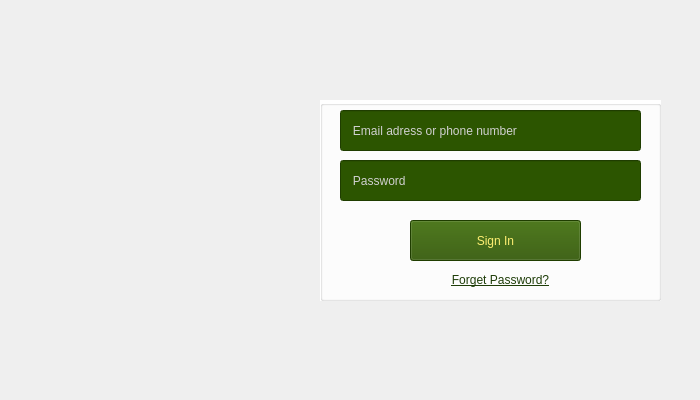
<?xml version="1.0" encoding="UTF-8"?>
<ui version="4.0">
 <class>MainWindow</class>
 <widget class="QMainWindow" name="MainWindow">
  <property name="geometry">
   <rect>
    <x>0</x>
    <y>0</y>
    <width>700</width>
    <height>400</height>
   </rect>
  </property>
  <property name="minimumSize">
   <size>
    <width>700</width>
    <height>400</height>
   </size>
  </property>
  <property name="maximumSize">
   <size>
    <width>700</width>
    <height>400</height>
   </size>
  </property>
  <property name="windowTitle">
   <string>MainWindow</string>
  </property>
  <widget class="QWidget" name="centralwidget">
   <widget class="QLabel" name="label">
    <property name="geometry">
     <rect>
      <x>0</x>
      <y>0</y>
      <width>701</width>
      <height>401</height>
     </rect>
    </property>
    <property name="text">
     <string/>
    </property>
    <property name="pixmap">
     <pixmap>../image/SignIn.png</pixmap>
    </property>
    <property name="scaledContents">
     <bool>true</bool>
    </property>
   </widget>
   <widget class="QGroupBox" name="groupBox">
    <property name="geometry">
     <rect>
      <x>320</x>
      <y>100</y>
      <width>341</width>
      <height>201</height>
     </rect>
    </property>
    <property name="styleSheet">
     <string notr="true">background-color: rgb(255, 255, 255);
border-color: rgb(255, 255, 255);

</string>
    </property>
    <property name="title">
     <string/>
    </property>
    <widget class="QLineEdit" name="lineEditEmail">
     <property name="geometry">
      <rect>
       <x>20</x>
       <y>10</y>
       <width>301</width>
       <height>41</height>
      </rect>
     </property>
     <property name="styleSheet">
      <string notr="true">background-color: rgb(44, 85, 0);
font: 75 14pt &quot;MS Shell Dlg 2&quot;;
color: rgb(208, 208, 208);
</string>
     </property>
     <property name="text">
      <string>   Email adress or phone number</string>
     </property>
    </widget>
    <widget class="QLineEdit" name="lineEditPassword">
     <property name="geometry">
      <rect>
       <x>20</x>
       <y>60</y>
       <width>301</width>
       <height>41</height>
      </rect>
     </property>
     <property name="styleSheet">
      <string notr="true">background-color: rgb(44, 85, 0);
font: 75 14pt &quot;MS Shell Dlg 2&quot;;
color: rgb(208, 208, 208);</string>
     </property>
     <property name="text">
      <string>   Password</string>
     </property>
    </widget>
    <widget class="QPushButton" name="pushButtonSignIn">
     <property name="geometry">
      <rect>
       <x>90</x>
       <y>120</y>
       <width>171</width>
       <height>41</height>
      </rect>
     </property>
     <property name="styleSheet">
      <string notr="true">background-color: rgb(44, 85, 0);
font: 81 20pt &quot;Rockwell Extra Bold&quot;;
color: rgb(255, 239, 114);</string>
     </property>
     <property name="text">
      <string>Sign In</string>
     </property>
    </widget>
    <widget class="QPushButton" name="pushButtonForgetPass">
     <property name="geometry">
      <rect>
       <x>120</x>
       <y>170</y>
       <width>121</width>
       <height>20</height>
      </rect>
     </property>
     <property name="cursor">
      <cursorShape>PointingHandCursor</cursorShape>
     </property>
     <property name="styleSheet">
      <string notr="true">
QPushButton {
    background-color: transparent;
    border: none;                
    color: #1e3d08;                
    text-decoration: underline;   
}
QPushButton:hover {
    color: red;                
}</string>
     </property>
     <property name="text">
      <string>Forget Password?</string>
     </property>
    </widget>
   </widget>
  </widget>
 </widget>
 <resources/>
 <connections/>
</ui>
